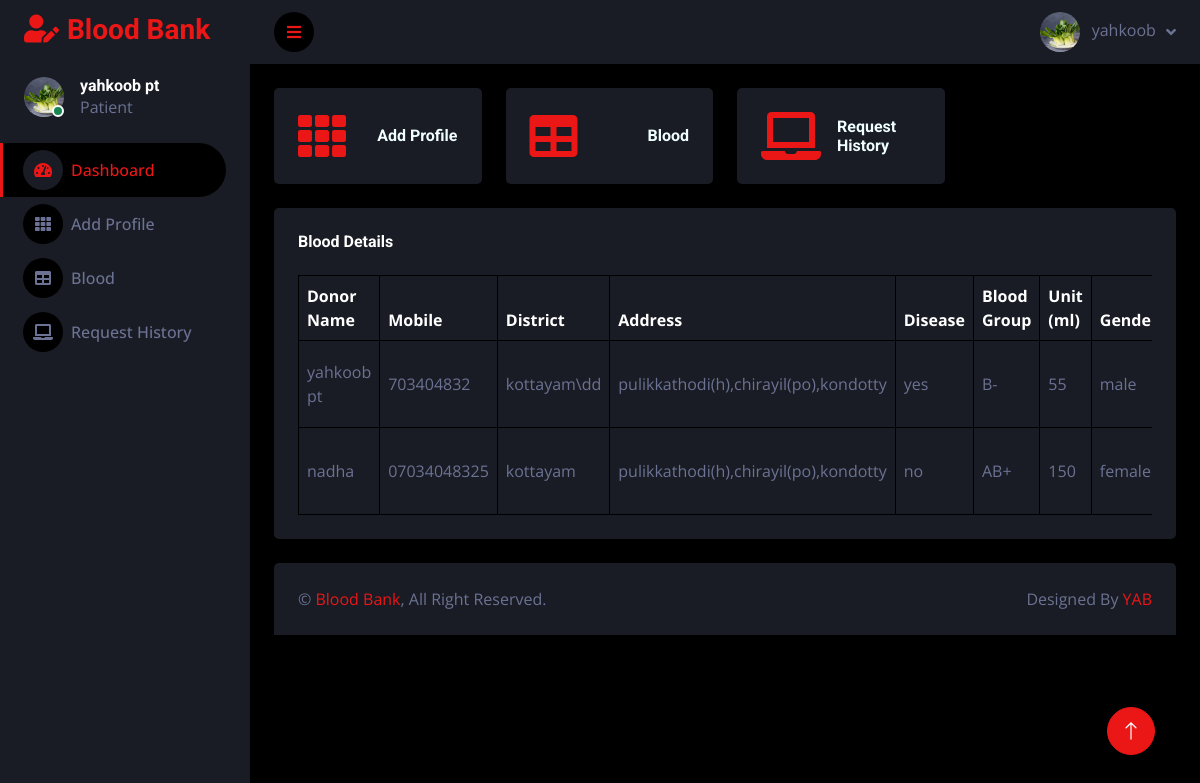
Page /patient_home (signed in) on the earlier database version.
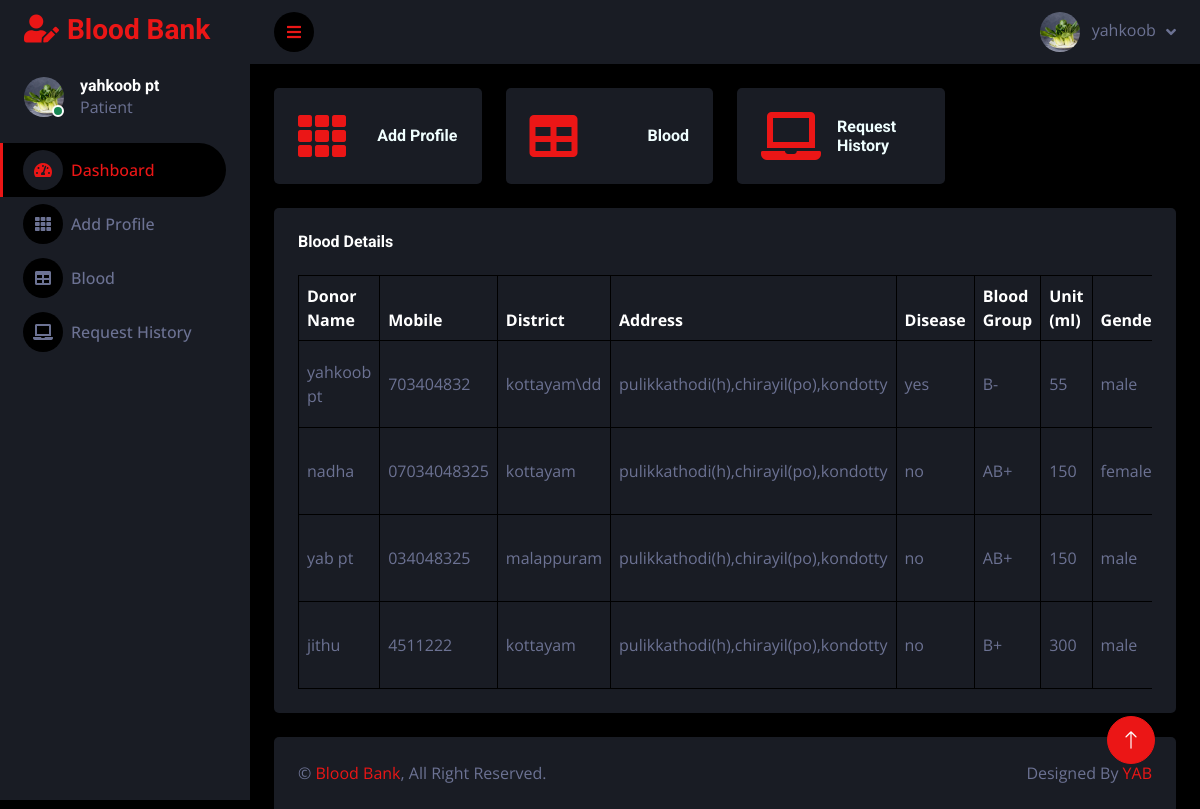
Same page on the later database version.
### blood_app/models.py (models this page shows, shortened)
class User(AbstractUser):
    is_donor = models.BooleanField(default=False, verbose_name="Is Donor")
    is_patient = models.BooleanField(default=False, verbose_name="Is Patient")
    name = models.CharField(max_length=100,null=True, blank=True)
    mobile = models.CharField(max_length=15,null=True, blank=True)
    address = models.CharField(max_length=200,null=True, blank=True)
    email = models.EmailField(null=True, blank=True)
    district = models.CharField(max_length=100,null=True, blank=True)
    gender = models.CharField(max_length=10,null=True, blank=True)
    age = models.PositiveIntegerField(null=True, blank=True)
    blood_grou = models.CharField(max_length=3, choices=BLOOD_GROUPS, null=True, blank=True)  # Set a default value
    disease=  models.CharField(max_length=100,null=True, blank=True)
    doctor =  models.CharField(max_length=100,null=True, blank=True)
    photo = models.ImageField(upload_to='profile/')
    status = models.BooleanField(default=False)
    unit= models.PositiveIntegerField(null=True, blank=True)
    @property
    def imageURL(self):
        try:
            url = self.photo.url
        except:
            url = ''
        return  url

### blood_app/views.py (the view)
# urls.py: path('patient_home', views.patient_home, name='patient_home'),
def patient_home(request):
    donors = User.objects.filter(is_donor=True,name__isnull=False, name__gt='',blood_grou__isnull=False,blood_grou__gt='')
    context={
        'donors':donors
    }
    return render(request,'patient/index.html',context)

### templates/patient/index.html (shortened to what this page needs)
{% extends 'patient/base.html' %}
{% load static %}
{% block content %}
            <div class="container-fluid pt-4 px-4">
                <div class="row g-4">
                    <div class="col-sm-6 col-xl-3">
                        <div class="bg-secondary rounded d-flex align-items-center justify-content-between p-4">
                            <i class="fa fa-th fa-3x text-primary"></i>
                            <div class="ms-3">
                                <h6 class="mb-0"><a href="{% url 'add_patient' %}" style="color: azure;">Add Profile</a></h6>
                            </div>
                        </div>
                    </div>
                    <div class="col-sm-6 col-xl-3">
                        <div class="bg-secondary rounded d-flex align-items-center justify-content-between p-4">
                            <i class="fa fa-table fa-3x text-primary"></i>
                            <div class="ms-3">
                                <h6 class="mb-0"><a href="{% url 'view_blood' %}" style="color: azure;">Blood</a></h6>
                            </div>
                        </div>
                    </div>
                    <div class="col-sm-6 col-xl-3">
                        <div class="bg-secondary rounded d-flex align-items-center justify-content-between p-4">
                            <i class="fa fa-laptop fa-3x text-primary"></i>
                            <div class="ms-3">
                                <h6 class="mb-0"><a href="{% url 'request_history' %}" style="color: azure;">Request History</a></h6>
                            </div>
                        </div>
                    </div>
                </div>
            </div>
            <div class="container-fluid pt-4 px-4">
                <div class="bg-secondary text-center rounded p-4">
                    <div class="d-flex align-items-center justify-content-between mb-4">
                        <h6 class="mb-0"> Blood Details</h6>
                    </div>
                    <div class="table-responsive">
                         <table class="table text-start align-middle table-bordered table-hover mb-0">
                <thead>
                    <tr class="text-white">
                        <th scope="col">Donor Name</th>
                        <th scope="col">Mobile</th>
                        <th scope="col">District</th>
                        <th scope="col">Address</th>
                        <th scope="col">Disease</th>
                        <th scope="col">Blood Group</th>
                        <th scope="col">Unit (ml)</th>
                        <th scope="col">Gender</th>
                    </tr>
                </thead>
                <tbody>
                    {% for i in donors %}
                    <tr>
                        <td>
                            {{i.name}}
                        </td>
                        <td>{{i.mobile}}</td>
                        <td>{{i.district}}</td>
                        <td>{{i.address}}</td>
                        <td>{{i.disease}}</td>
                        <td>{{i.blood_grou}}</td>
                        <td>{{i.unit}}</td>
                        <td>{{i.gender}}</td>
                    </tr>
                    {% endfor %}
                </tbody>
            </table>
                    </div>
                </div>
            </div>
{% endblock %}

### templates/patient/base.html (shortened to what this page needs)
{% load static %}
<!DOCTYPE html>
<html lang="en">
<head>
    <link href="https://cdnjs.cloudflare.com/ajax/libs/font-awesome/5.10.0/css/all.min.css" rel="stylesheet">
    <link href="https://cdn.jsdelivr.net/npm/bootstrap-icons@1.4.1/font/bootstrap-icons.css" rel="stylesheet">
    <link href="{% static 'donor/lib/owlcarousel/assets/owl.carousel.min.css' %}" rel="stylesheet">
    <link href="{% static 'donor/lib/tempusdominus/css/tempusdominus-bootstrap-4.min.css' %}" rel="stylesheet" />
    <link href="{% static 'donor/css/bootstrap.min.css' %}" rel="stylesheet">
    <link href="{% static 'donor/css/style.css' %}" rel="stylesheet">
</head>
<body>
    <div class="container-fluid position-relative d-flex p-0">
        <div class="sidebar pe-4 pb-3">
            <nav class="navbar bg-secondary navbar-dark">
                <a href="{% url 'patient_home' %}" class="navbar-brand mx-4 mb-3">
                    <h3 class="text-primary"><i class="fa fa-user-edit me-2"></i>Blood Bank</h3>
                </a>
                <div class="d-flex align-items-center ms-4 mb-4">
                    <div class="position-relative">
                        <img class="rounded-circle" src="{{request.user.imageURL}}" alt="" style="width: 40px; height: 40px;">
                        <div class="bg-success rounded-circle border border-2 border-white position-absolute end-0 bottom-0 p-1"></div>
                    </div>
                    <div class="ms-3">
                        <h6 class="mb-0">{{request.user.name}}</h6>
                        <span>Patient</span>
                    </div>
                </div>
                <div class="navbar-nav w-100">
                    <a href="{% url 'patient_home' %}" class="nav-item nav-link active"><i class="fa fa-tachometer-alt me-2"></i>Dashboard</a>
                    <a href="{% url 'add_patient' %}" class="nav-item nav-link"><i class="fa fa-th me-2"></i>Add Profile</a>
                    <a href="{% url 'view_blood' %}" class="nav-item nav-link"><i class="fa fa-table me-2"></i>Blood</a>
                    <a href="{% url 'request_history' %}" class="nav-item nav-link"><i class="fa fa-laptop me-2"></i>Request History</a>
                </div>
            </nav>
        </div>
        <div class="content">
            <nav class="navbar navbar-expand bg-secondary navbar-dark sticky-top px-4 py-0">
                <a href="#" class="sidebar-toggler flex-shrink-0">
                    <i class="fa fa-bars"></i>
                </a>
                <div class="navbar-nav align-items-center ms-auto">
                    <div class="nav-item dropdown">
                        <a href="#" class="nav-link dropdown-toggle" data-bs-toggle="dropdown">
                            <img class="rounded-circle me-lg-2" src="{{request.user.imageURL}}" alt="" style="width: 40px; height: 40px;">
                            <span class="d-none d-lg-inline-flex">{{request.user.username}}</span>
                        </a>
                    </div>
                </div>
            </nav>
        {% block content %}
        {% endblock %}
            <div class="container-fluid pt-4 px-4">
                <div class="bg-secondary rounded-top p-4">
                    <div class="row">
                        <div class="col-12 col-sm-6 text-center text-sm-start">
                            &copy; <a href="#">Blood Bank</a>, All Right Reserved.
                        </div>
                        <div class="col-12 col-sm-6 text-center text-sm-end">
                            Designed By <a href="https://htmlcodex.com">YAB</a>
                        </div>
                    </div>
                </div>
            </div>
        </div>
        <a href="#" class="btn btn-lg btn-primary btn-lg-square back-to-top"><i class="bi bi-arrow-up"></i></a>
    </div>
</body>
</html>

Differences in the rows shown:
added User: name "yab pt", mobile "034048325", district "malappuram", address "pulikkathodi(h),chirayil(po),kondotty", disease "no", blood_grou "AB+", unit "150", gender "male"
added User: name "jithu", mobile "4511222", district "kottayam", address "pulikkathodi(h),chirayil(po),kondotty", disease "no", blood_grou "B+", unit "300", gender "male"
